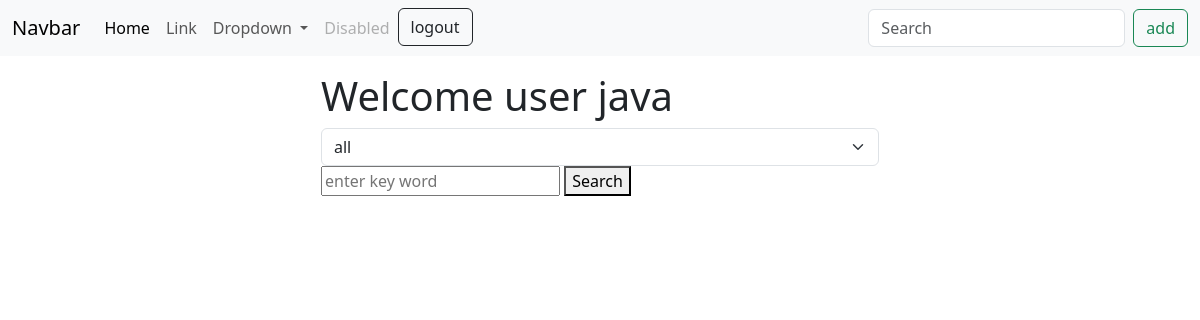
/task/all/ (signed in), run on an earlier commit of the app's database.
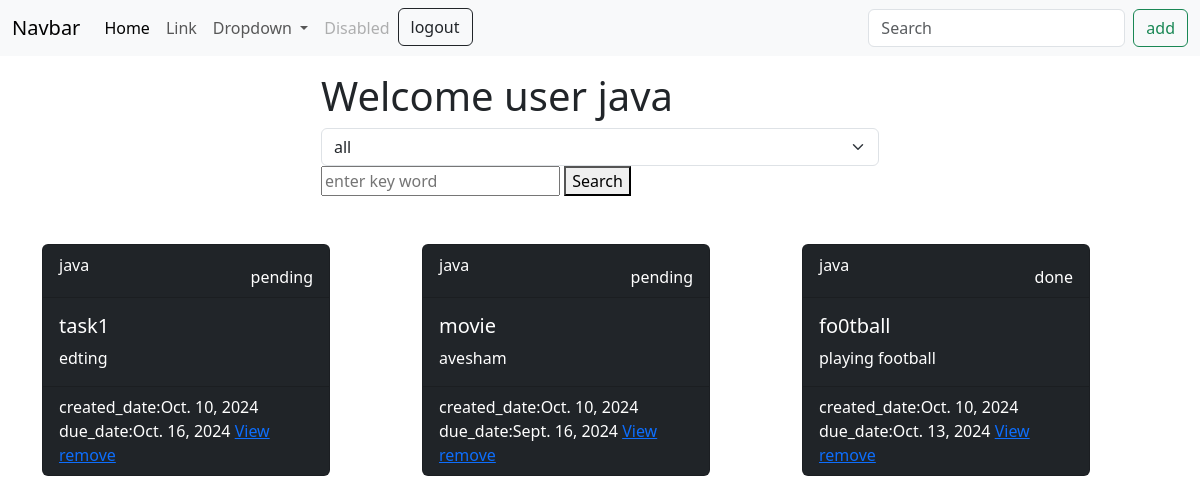
And on a later commit of the database.
### notesworks/models.py (models this page shows, shortened)
class Task(models.Model):
    title=models.CharField(max_length=200)
    description=models.TextField()
    created_date=models.DateTimeField(auto_now_add=True)
    due_date=models.DateTimeField(null=True)
    category_choices=(
        ("personal","personal"),
        ("business","business")
    )
    category=models.CharField(max_length=200,choices=category_choices,default="personal")
    status_choices=(
        ("pending","pending"),
        ("in-progress","in-progress"),
        ("done","done")
    )
    status=models.CharField(max_length=200,choices=status_choices,default="pending")
    user=models.ForeignKey(User,on_delete=models.CASCADE)

### notesworks/views.py (the view)
# urls.py: path('task/all/',views.TaskListView.as_view(),name="task-list"),
@method_decorator(decs,name="dispatch")
class TaskListView(View):
    def get(self,request,*args,**kwargs):
            search_text=request.GET.get("search_text")
            selected_category=request.GET.get("category","all")
            if selected_category == "all":
                qs=Task.objects.filter(user=request.user)
            else:
                qs=Task.objects.filter(category=selected_category,user=request.user)
            if search_text!=None:
                qs=Task.objects.filter(user=request.user)
                qs=qs.filter(Q(title__icontains=search_text)|Q(description__icontains=search_text))
            return render(request,"task_list.html",{"tasks":qs,"selected":selected_category})

### notesworks/templates/task_list.html (shortened to what this page needs)
{%extends 'base.html'%}
{%block main_block%}
<div class="container my-3">
    <div class="w-50 mx-auto">
        <h1>Welcome user {{request.user}}</h1>
       <form action="">
            <select name="category" id="" class="form-select" onchange="this.form.submit()">
                <option value="all" {%if selected == 'all'%} selected {%endif%}>all</option>
            </select>
       </form>
       <form action="{%url 'task-list'%}">
            <input type="text" placeholder="enter key word" name="search_text">
            <button type="submit">Search</button>
       </form>
    </div>
</div>
<div class="container mt-5">
    <div class="row">
        {%for t in tasks%}
        <div class="col-4">
            <div class="card text-bg-dark mb-3" style="max-width: 18rem;">
                <div class="card-header d-flex justify-content-between">
                    <div> {{t.user}} </div>
                    <div>
                         {{t.status}}
                        </div>
                </div>
                <div class="card-body">
                    <h5 class="card-title">{{t.title}}</h5>
                    <p class="card-text">{{t.description}}</p>
                </div>
                <div class="card-footer text-body-white">
                    created_date:{{t.created_date|date}}
                    due_date:{{t.due_date|date}}
                    <a href="{%url 'task-update' t.id %}">View</a>
                    <a href="{%url 'task-delete' t.id%}">remove</a>
                </div>
            </div>
        </div>
        {%endfor%}
    </div>
</div>
{%endblock%}

### notesworks/templates/base.html (shortened to what this page needs)
<!DOCTYPE html>
<html lang="en">
<head>
    <link href="https://cdn.jsdelivr.net/npm/bootstrap@5.3.3/dist/css/bootstrap.min.css" rel="stylesheet">
</head>
<body>
    <nav class="navbar navbar-expand-lg navbar-light bg-light">
        <div class="container-fluid">
          <a class="navbar-brand" href="#">Navbar</a>
          <div class="collapse navbar-collapse" id="navbarSupportedContent">
            <ul class="navbar-nav me-auto mb-2 mb-lg-0">
              <li class="nav-item">
                <a class="nav-link active" aria-current="page" href="#">Home</a>
              </li>
              <li class="nav-item">
                <a class="nav-link" href="#">Link</a>
              </li>
              <li class="nav-item dropdown">
                <a class="nav-link dropdown-toggle" href="#" id="navbarDropdown" role="button" data-bs-toggle="dropdown" aria-expanded="false">
                  Dropdown
                </a>
              </li>
              <li class="nav-item">
                <a class="nav-link disabled" href="#" tabindex="-1" aria-disabled="true">Disabled</a>
              </li>
              <li>
                <a href="{%url 'signout'%}"class="btn btn-outline-dark">logout</a>
              </li>
            </ul>
            <form class="d-flex">
              <input class="form-control me-2" type="search" placeholder="Search" aria-label="Search">
              <a href="{%url 'task-add'%}" class="btn btn-outline-success" type="submit">add</a>
            </form>
          </div>
        </div>
      </nav>
      {%block main_block%}
    {%endblock%}
</body>
</html>

What changed in the data, as far as the page shows it:
added Task: user "java", status "pending", title "task1", description "edting", created_date "Oct. 10, 2024", due_date "Oct. 16, 2024"
added Task: user "java", status "pending", title "movie", description "avesham", created_date "Oct. 10, 2024", due_date "Sept. 16, 2024"
added Task: user "java", status "done", title "fo0tball", description "playing football", created_date "Oct. 10, 2024", due_date "Oct. 13, 2024"
